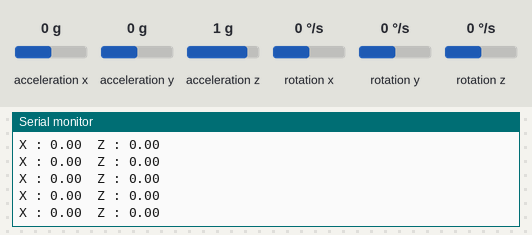
Bench run of a sketch on a simulated ESP32. Parts: the last lines printed to the serial monitor. Inputs (shaded band) come from the test bench; at power-on: acceleration y 0 g, acceleration x 0 g, acceleration z 1 g, rotation z 0 °/s, rotation x 0 °/s, rotation y 0 °/s.

Above: at 3.2 s.
3.3 s: acceleration y set to -1.4 g
At 3.9 s:
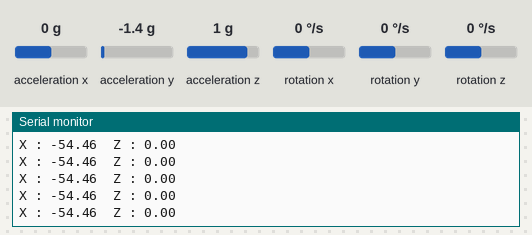
4.8 s: acceleration x set to -1.4 g
At 5.6 s:
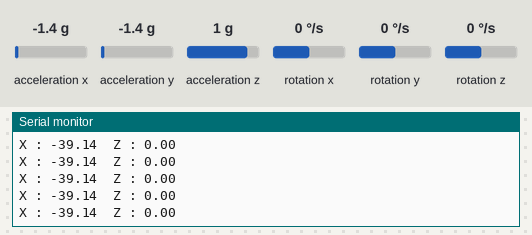
6.3 s: acceleration z set to -1.4 g
At 7.1 s:
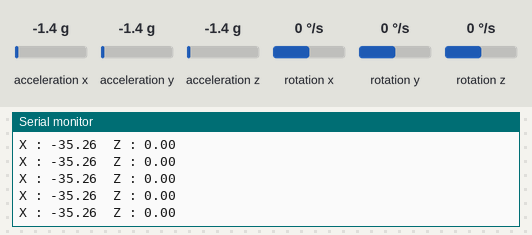
7.8 s: rotation z set to -192 °/s
At 8.7 s:
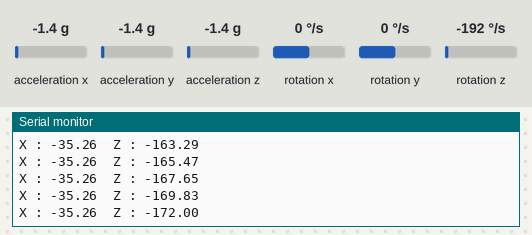
Timing chart, 0 to 10.3 s (numbered marks = the images above; inputs shaded):
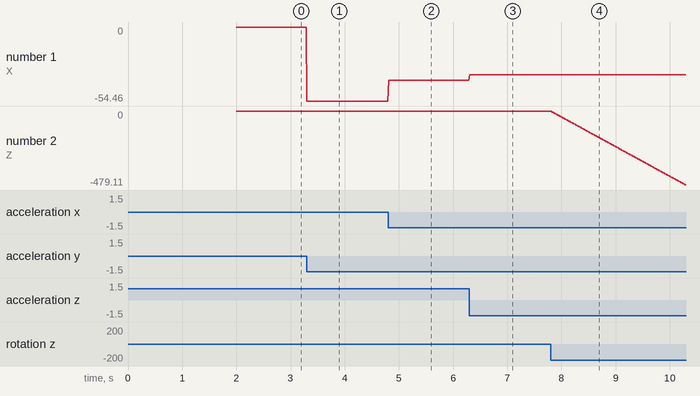

Measured:
- after the input at 3.3 s, the serial monitor: prints a new line at once (image 1)
- after the input at 4.8 s, the serial monitor: prints a new line at once (image 2)
- after the input at 6.3 s, the serial monitor: prints a new line at once (image 3)
- after the input at 7.8 s, the serial monitor: prints a new line at once (image 4)
- plotted number 1: 0 → -54.46 after the input at 3.3 s, -54.46 → -39.14 after the input at 4.8 s, -39.14 → -35.26 after the input at 6.3 s
- plotted number 2: 0 → -479.11 after the input at 7.8 s

The sketch:

MPU_GetAngle.ino
```cpp
// (licence header left out)
#include "Wire.h"
#include <MPU6050_light.h>

MPU6050 mpu(Wire);
unsigned long timer = 0;

void setup() {
  Serial.begin(115200);
  Wire.begin();

  byte status = mpu.begin();
  Serial.print(F("MPU6050 status: "));
  Serial.println(status);
  while(status!=0){ } // stop everything if could not connect to MPU6050

  Serial.println(F("Calculating offsets, do not move MPU6050"));
  delay(1000);
  mpu.calcOffsets(); // gyro and accelero
  Serial.println("Done!\n");
}

void loop() {
  mpu.update();

  if((millis()-timer)>10){ // print data every 10ms
	Serial.print("X : ");
 float x = mpu.getAngleX();
	Serial.print(x);
	//Serial.print("\tY : ");
	//Serial.print(mpu.getAngleY());
	Serial.print("\tZ : ");
  float z = mpu.getAngleZ();
	Serial.println(mpu.getAngleZ());
	timer = millis();
  }
}
```
